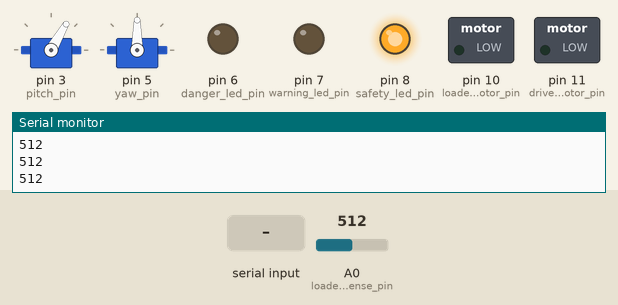
Bench run of a sketch on a simulated Arduino Uno, built with avr-gcc and run on an emulated ATmega328P. Parts: 2 × servo, switched loads named in the sketch (green lamp = pin HIGH), output pins drawn as LEDs (lit = HIGH), the last lines printed to the serial monitor. Inputs (shaded band) come from the test bench; at power-on: A0 (loader_sense_pin) = 512.

Above: at 2.2 s.
2.3 s: A0 (loader_sense_pin) set to 692
3.8 s: A0 (loader_sense_pin) set to 710
At 4.4 s:
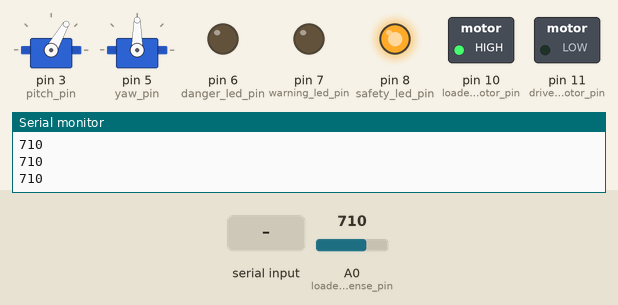
6.8 s: "u" received over Serial
At 7.7 s:
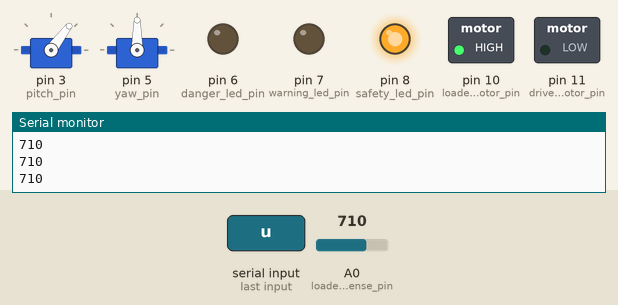
9.8 s: "A" received over Serial
At 10.7 s:
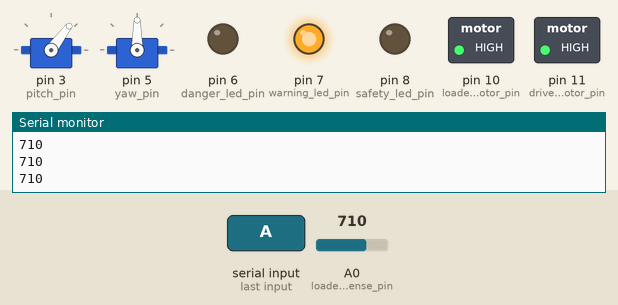
12.8 s: "d" received over Serial
At 13.8 s:
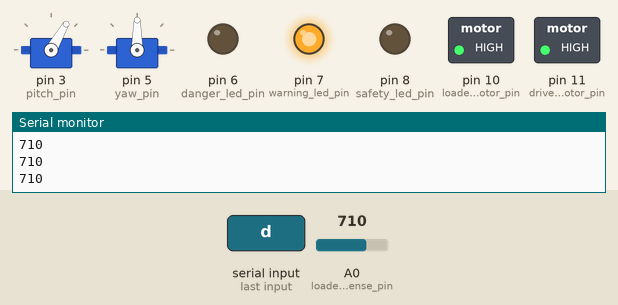
15.8 s: "X" received over Serial
At 16.5 s:
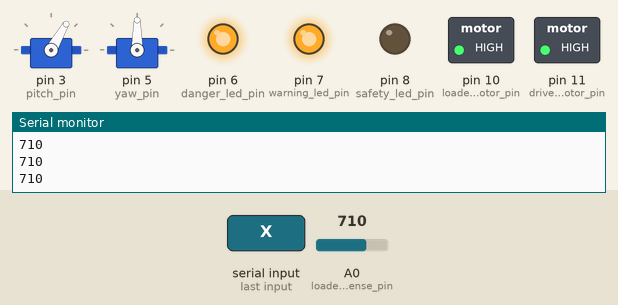
Timing chart, 0 to 18.3 s (numbered marks = the images above; inputs shaded):
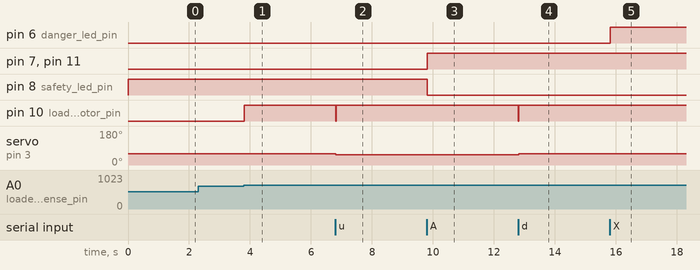

Measured:
- the behaviour switches between 700 and 701 on A0 (loader_sense_pin) (found by bisection; images 0 and 1)
- after the input at 3.8 s, pin 10 (loader_motor_pin): LOW → HIGH at once
- after the input at 6.8 s, pin 10 (loader_motor_pin): HIGH → LOW after 0.01 s instead of 3.0 s; servo on pin 3 (pitch_pin): 60° → 53° at once
- after the input at 9.8 s, pin 7 (warning_led_pin), pin 11 (driver_motor_pin): LOW → HIGH at once; pin 8 (safety_led_pin): HIGH → LOW at once
- after the input at 12.8 s, pin 10 (loader_motor_pin): HIGH → LOW at once, → HIGH 0.02 s later; servo on pin 3 (pitch_pin): 53° → 60° at once
- after the input at 15.8 s, pin 6 (danger_led_pin): LOW → HIGH at once

The sketch:

turret.ino
```cpp
#include <Servo.h>
//Absolute maximum angles for servos
#define MAX_PITCH 170
#define MIN_PITCH 40
#define MAX_YAW   270
#define MIN_YAW   0

//Signal pins for servos
#define pitch_pin 3
#define yaw_pin   5

//motor signal pins
#define loader_motor_pin  10//loads nerf bullets from magazine to driver motors
#define driver_motor_pin  11//drives nerf bullets out of gun

#define loader_sense_pin  A0 //detects position of loader.

//LED display pins
#define safety_led_pin  8
#define warning_led_pin 7
#define danger_led_pin  6

int driving = LOW;
int loading = LOW;

Servo pitchServo;//up-down
Servo yawServo;//left-right

int pitch = 90;//horizontal
int yaw = 135;//middle angle


char Incoming_value = 0; //Variable for storing Incoming_value

int servo270(int A) {//servo library uses angles 0-180
  int b = map(A,0,270,0,180);
  return b;
}
void addPitch(int deg) {// up
   pitch += deg; //add to pitch

  if(pitch > MAX_PITCH) { //if more than max val
    pitch = MAX_PITCH;
  } else if(pitch < MIN_PITCH) { //if less than min
    pitch = MIN_PITCH;
  }

  pitchServo.write(servo270(pitch));//write to servo
}

void addYaw(int deg){ //left
  yaw += deg;
    if(yaw > MAX_YAW) { //if more than max val
    yaw = MAX_YAW;
  }
  if(yaw < MIN_YAW) { //if less than min
    yaw = MIN_YAW;
  }
  yawServo.write(servo270(yaw));

}

void setYaw(int deg){ //set yaw
  yaw = deg;
  if(yaw > MAX_YAW) { //if more than max val
    yaw = MAX_YAW;
  } else if(yaw < MIN_YAW) { //if less than min
    yaw = MIN_YAW;
  }
  yawServo.write(servo270(yaw));
}
void setPitch(int deg){ //down
  pitch = deg;

  if(pitch > MAX_PITCH) { //if more than max val
    pitch = MAX_PITCH;
  } else if(pitch < MIN_PITCH) { //if less than min
    pitch = MIN_PITCH;
  }
  pitchServo.write(servo270(pitch));
}


int getPitch() { //display ptiche
  return pitch;
}
int getYaw() { //display yaw
  return yaw;
}

void startDriver() {
  driving = HIGH;
  digitalWrite(driver_motor_pin, driving);
}
void stopDriver() { //loading must stop if drivers are stopped
  driving = LOW;
  loading = LOW;
  digitalWrite(driver_motor_pin, driving);
  digitalWrite(loader_motor_pin, loading);
}
void startLoad() {
  if(driving == HIGH){//can only load bullets if driver motors are spinning
    loading = HIGH;
    digitalWrite(loader_motor_pin, loading);
  } else {
    loading = LOW;
    digitalWrite(loader_motor_pin, loading);
  }

}
void stopLoad() {
    loading = LOW;
    digitalWrite(loader_motor_pin, loading);
}
void updateLeds() {
      //LEDs to display state of system
    if(driving) {
      digitalWrite(warning_led_pin, HIGH);
      digitalWrite(safety_led_pin, LOW);
    } else {
      digitalWrite(warning_led_pin, LOW);
      digitalWrite(safety_led_pin, HIGH);
    }
    if(loading) {
      digitalWrite(danger_led_pin, HIGH);
    } else {
      digitalWrite(danger_led_pin, LOW);
    }
}

void checkLoader() {
   int val = analogRead(loader_sense_pin);
   Serial.println(val);
   if(val > 700 && loading == LOW) {
      digitalWrite(loader_motor_pin, HIGH); //independant of loading variable
      delay(15);
      digitalWrite(loader_motor_pin, LOW);
      delay(5);
   }
}

void setup() {
    Serial.begin(9600);         //Sets the data rate in bits per second (baud) for serial data transmission
  pitchServo.attach(pitch_pin);
  yawServo.attach(yaw_pin);

  pinMode(loader_motor_pin, OUTPUT);
  pinMode(driver_motor_pin, OUTPUT);
  pinMode(safety_led_pin, OUTPUT);
  pinMode(warning_led_pin, OUTPUT);
  pinMode(danger_led_pin, OUTPUT);

  digitalWrite(safety_led_pin, HIGH);
  digitalWrite(warning_led_pin, LOW);
  digitalWrite(danger_led_pin, LOW);

  setPitch(90);
  //resetPitch();
  delay(500);
  setYaw(135);
  //resetYaw();
  delay(500);

}


void loop() {

    //LEDs to display state of system
  updateLeds();

  checkLoader();
  if(Serial.available() > 0)  {

    Incoming_value = Serial.read();      //Read the incoming data and store it into variable Incoming_value
    //Serial.println(Incoming_value);        //Print Value of Incoming_value in Serial monitor


    int a = 10;
    int t = 15;
    switch (Incoming_value) {
      case 'l':
        addYaw(a);
        delay(t);
        break;
      case 'r':
        addYaw(-a);
        delay(t);
        break;
      case 'u':
        addPitch(-a);
        delay(t);
        break;
      case 'd':
        addPitch(a);
        delay(t);
        break;
      case 'A':
        if(driving == LOW) {
            startDriver();
        } else {
           stopDriver();
        }
        break;
      case 'X':
        if(loading == LOW) {
          startLoad();
        } else {
          stopLoad();
        }
        break;
      default:
        // statements
        break;

    }

  }

}
```
